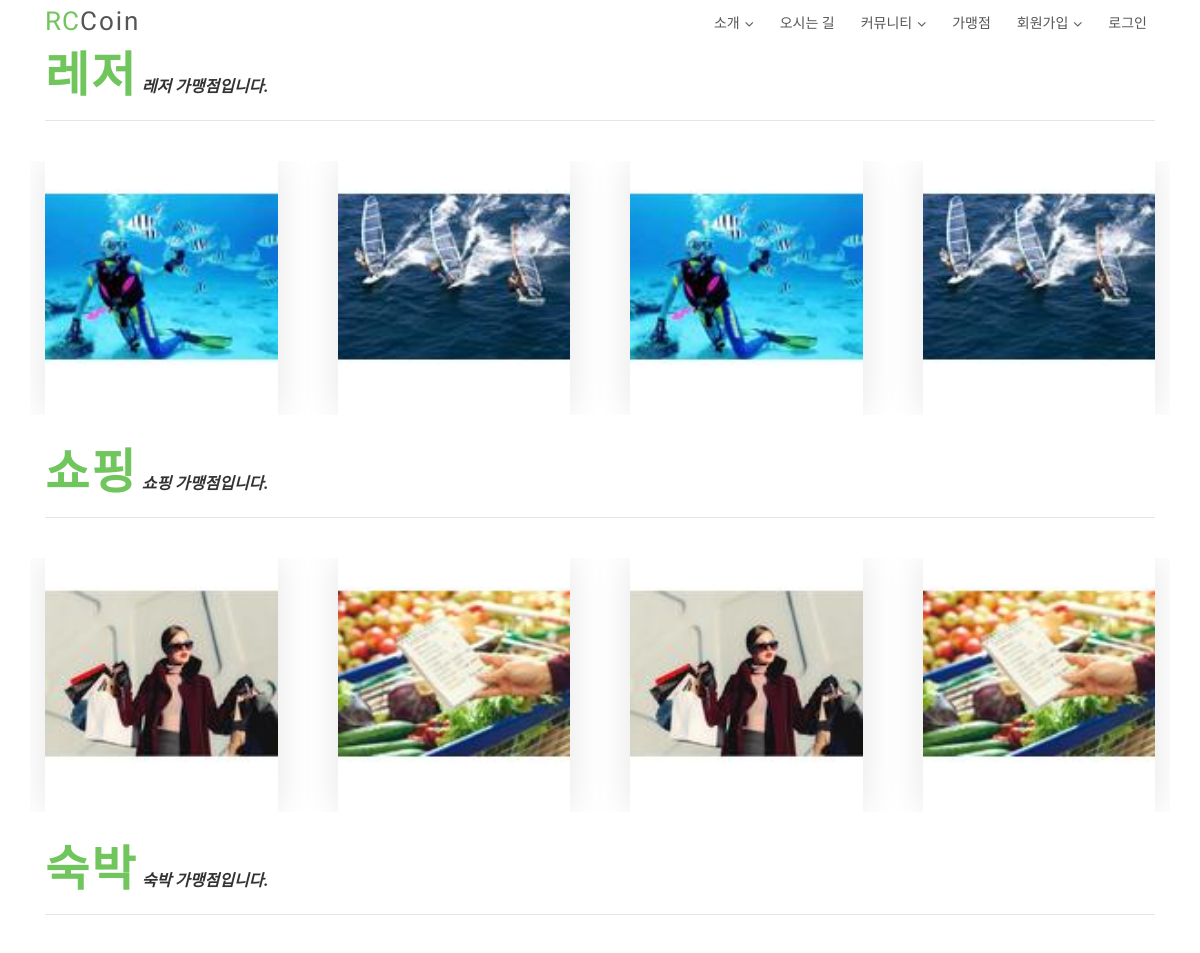
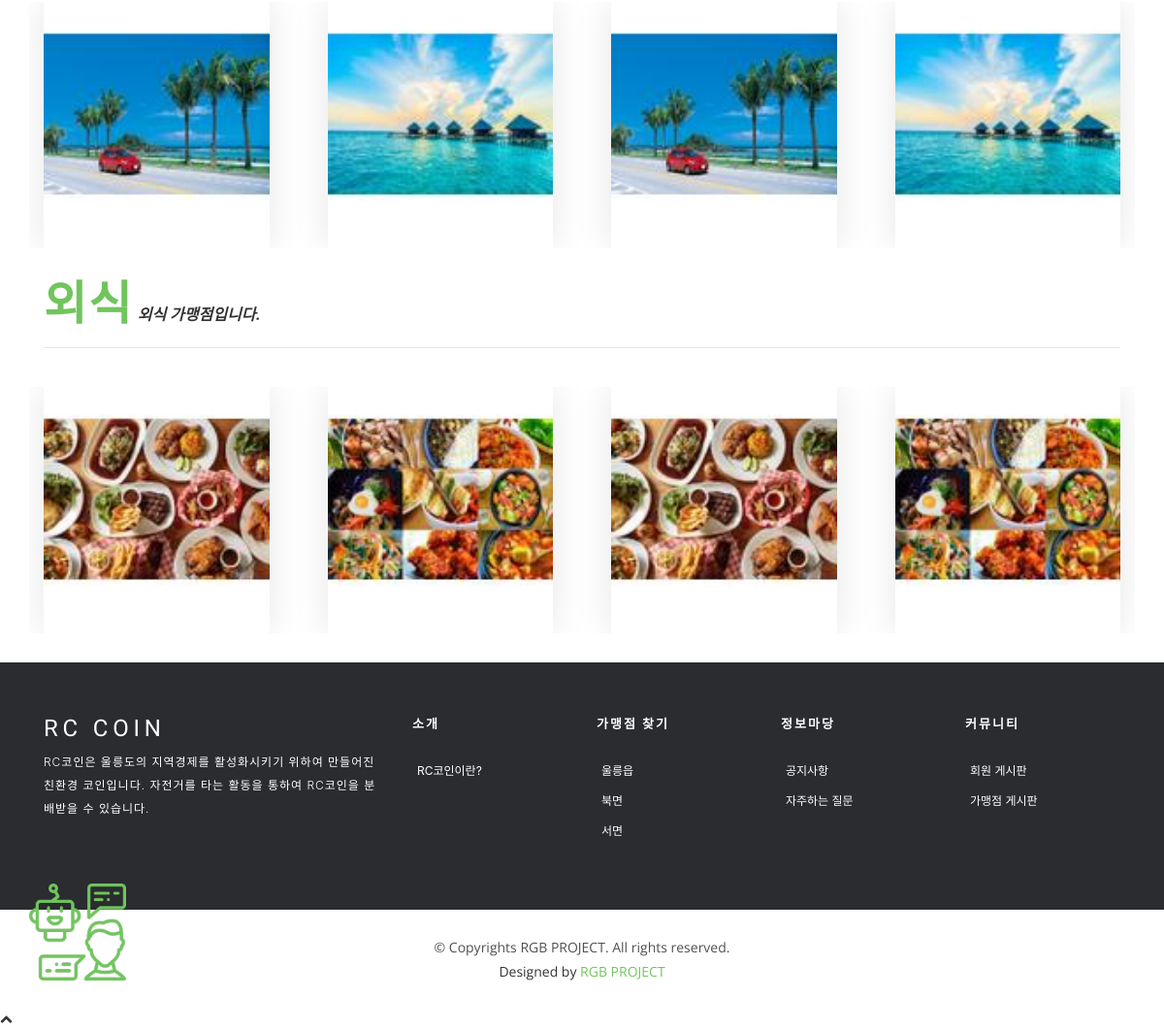
The app's page /photo/, older data (2 pictures, top to bottom).
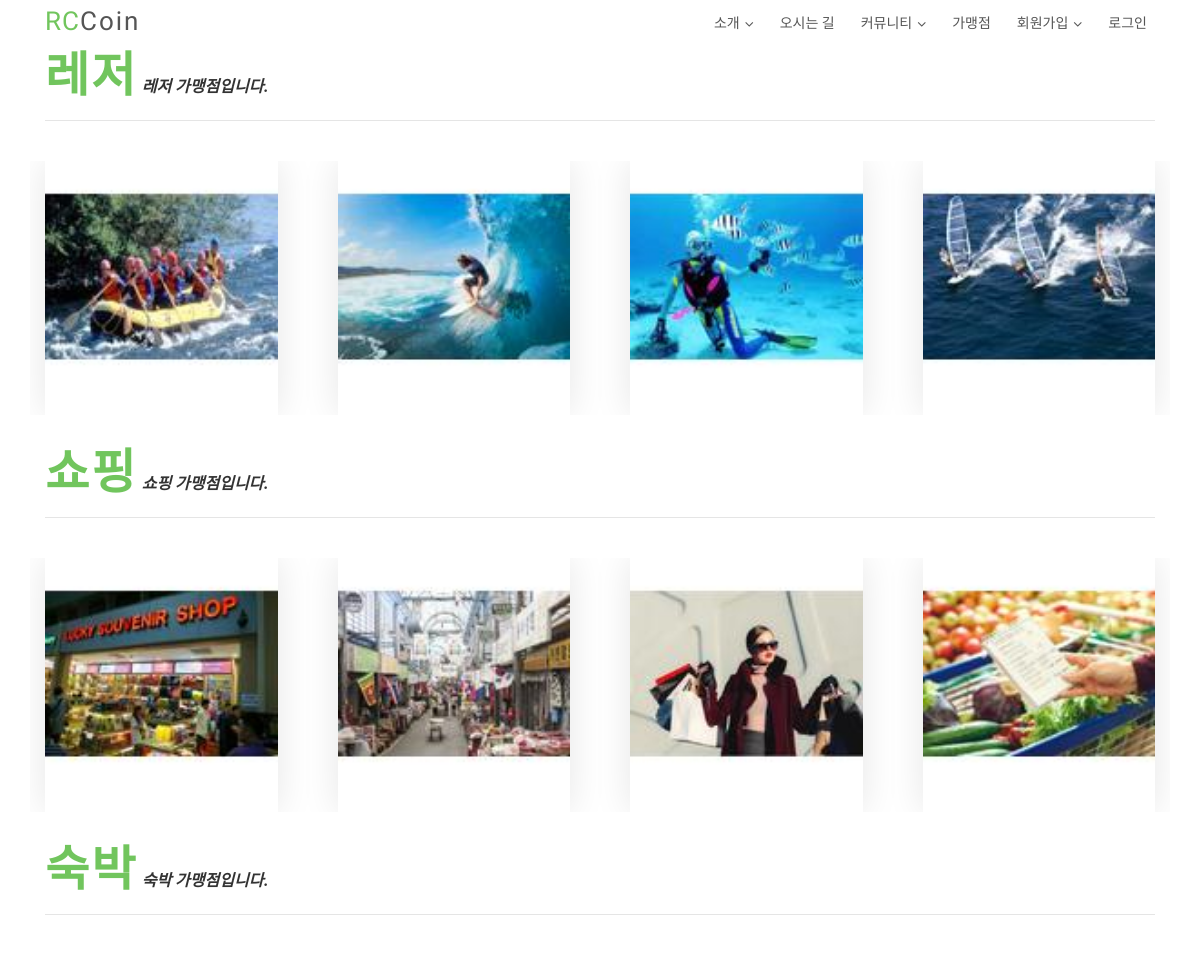
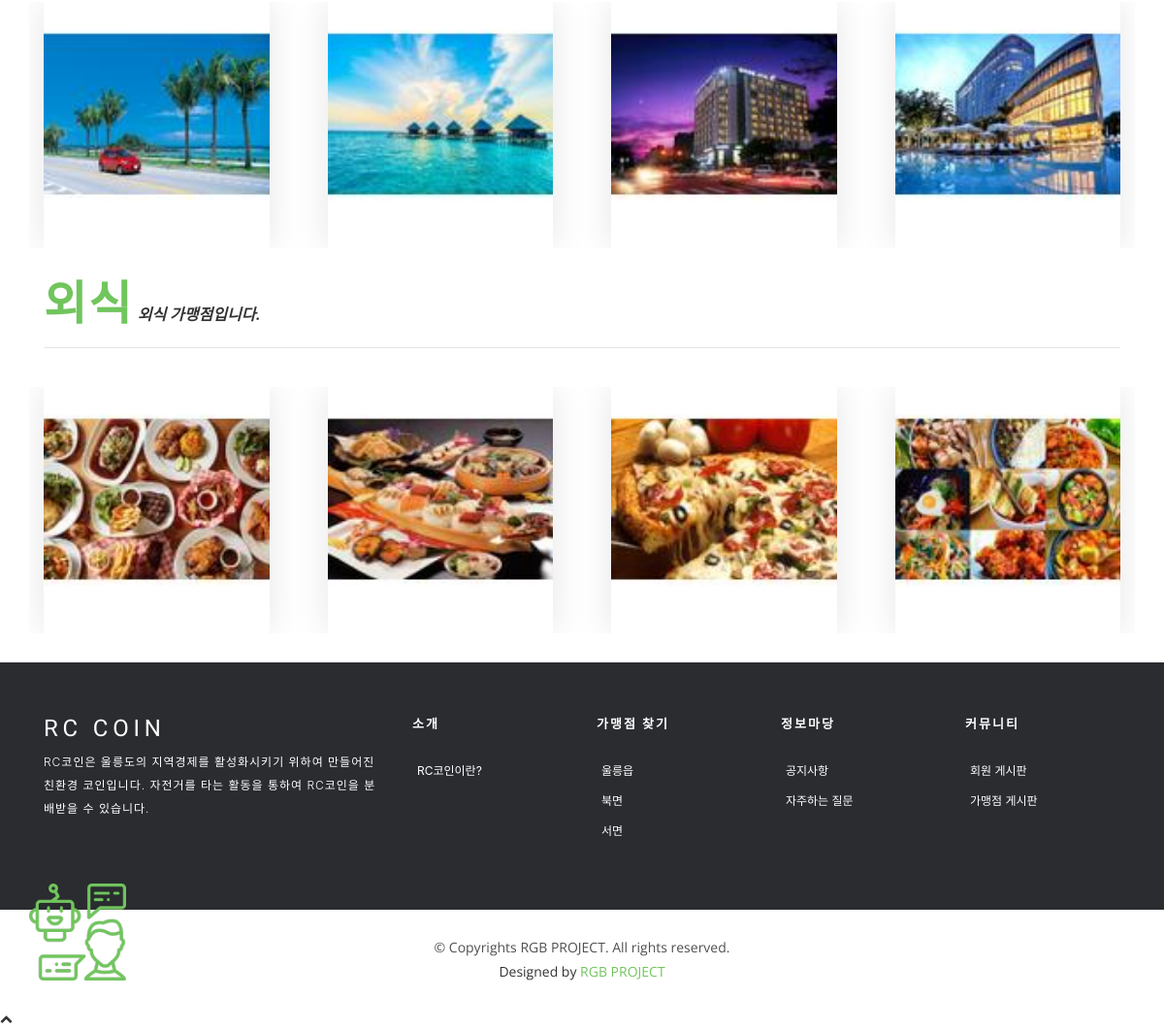
The same page, newer data (2 pictures, top to bottom).
### photo/models.py (models this page shows, shortened)
@python_2_unicode_compatible
class Album(models.Model):
    name = models.CharField(max_length=50)
    description = models.CharField('One Line Description', max_length=100, blank=True)
    class Meta:
        ordering = ['name']

@python_2_unicode_compatible
class Photo(models.Model):
    album = models.ForeignKey('Album', on_delete=models.CASCADE)
    title = models.CharField(max_length=50)
    image = ThumbnailImageField(upload_to='photo/%Y/%m')
    description = models.TextField('Photo Description', blank=True)
    upload_date = models.DateTimeField('Upload Date', auto_now_add=True)
    class Meta:
        ordering = ['title']
    def get_absolute_url(self):
        return reverse('photo:photo_detail', args=(self.id,))

### photo/views.py (the view)
class AlbumLV(ListView):
    model = Album

### photo/fields.py (called while the page is built)
def _add_thumb(s):
    parts = s.split(".")
    parts.insert(-1, "thumb")
    if parts[-1].lower() not in ['jpeg','jpg']:
        parts[-1]='jpg'
    return ".".join(parts)

    def _get_thumb_url(self):
        return _add_thumb(self.url)

### photo/templates/photo/album_list.html (shortened to what this page needs)
{% extends 'index_base.html' %}
{% load staticfiles %}
{% block content %}
{% block extrastyle %}{% static "photo/photo.css" %}{% endblock %}
<section id="team">
    <div class="container">
        <br>
        {% for item in object_list %}
        <div class="clear_float">
            <h2 id="a" style="display:inline"><a href="{% url 'photo:album_detail' item.id %}"> {{ item.name }}</a></h2>
            <b><i>{{ item.description }}</i></b>
        </div>
        <hr/>
        <div class="album-list">
            <div class="row">
                <div class = "owl-carousel owl-theme">
                    {% for photo in item.photo_set.all %}
                    <div class="col-md-12 col-md-12 col-lg-12">
                        <div class="team-block bottom">
                        <a href="{{ photo.get_absolute_url }}">
                        <img class="thumbnail" src="{{ photo.image.thumb_url }}" />
                        </a>
                        </div>
                    </div>
                    {% endfor %}
                </div>
            </div>
        </div>
        {% endfor %}
    </div>
</section>
{% endblock %}

### templates/index_base.html (shortened to what this page needs)
<!DOCTYPE html>
<html lang="ko">
<head>
  {% load staticfiles %}
  <link href='{% static "lib/bootstrap/css/bootstrap.css" %}' rel="stylesheet">
  <link href='{% static "lib/owlcarousel/assets/owl.carousel.min.css" %}' rel="stylesheet">
  <link href='{% static "lib/owlcarousel/assets/owl.theme.default.min.css" %}' rel="stylesheet">
  <link href='{% static "lib/font-awesome/css/font-awesome.min.css" %}' rel="stylesheet">
  <link href='{% static "lib/animate/animate.min.css" %}' rel="stylesheet">
  <link href='{% static "lib/modal-video/css/modal-video.min.css" %}' rel="stylesheet">
  <link href='{% static "css/style.css" %}' rel="stylesheet">
</head>
<body>
{% block header %}
  <header id="header" class="header header-hide">
    <div class="container">
      <div id="logo" class="pull-left">
        <h1><a href="{% url 'index' %}" class="scrollto"><span>RC</span>Coin</a></h1>
      </div>
      <nav id="nav-menu-container">
      <ul class="nav-menu">
        <li class="menu-has-children"><a href="{% url 'intro' %}">소개</a>
        </li>
        <li><a href="{% url 'map' %}">오시는 길</a>
        </li>
        <li class="menu-has-children"><a href="#community">커뮤니티</a>
        </li>
        <li><a href="{% url 'photo:index' %}">가맹점</a>
        </li>
        {% if user.is_active %}
          <li class="menu-has-children"><a href="#mypage">마이페이지</a>
            <ul>
              <li><a href="{% url 'member:myinfo' type=user.username %}">정보수정</a></li>
              <li><a href="{% url 'logout' %}">로그아웃</a></li>
            </ul>
          </li>
        {% else %}
          <li class="menu-has-children"><a href="#mypage">회원가입</a>
          </li>
          <li><a href="{% url 'login' %}">로그인</a></li>
        {% endif %}
      </ul>
      </nav>
    </div>
  </header>
  {% endblock header %}
  {% block content %} {% endblock content %}
  {% block footer %}
  <sector>
    <footer class="footer">
      <div class="container">
        <div class="row">
          <div class="col-md-12 col-lg-4">
            <div class="footer-logo">
              <a class="navbar-brand" href="#">RC COIN</a>
              <p>RC코인은 울릉도의 지역경제를 활성화시키기 위하여 만들어진 친환경 코인입니다. 자전거를 타는 활동을 통하여 RC코인을 분배받을 수 있습니다.</p>
            </div>
          </div>
          <div class="col-sm-6 col-md-3 col-lg-2">
            <div class="list-menu">
              <h4>소개</h4>
              <ul class="list-unstyled">
                <li><a href="#">RC코인이란?</a></li>
              </ul>
            </div>
          </div>
          <div class="col-sm-6 col-md-3 col-lg-2">
            <div class="list-menu">
              <h4>가맹점 찾기</h4>
              <ul class="list-unstyled">
                <li><a href="#">울릉읍</a></li>
                <li><a href="#">북면</a></li>
                <li><a href="#">서면</a></li>
              </ul>
            </div>
          </div>
          <div class="col-sm-6 col-md-3 col-lg-2">
            <div class="list-menu">
              <h4>정보마당</h4>
              <ul class="list-unstyled">
                <li><a href="#">공지사항</a></li>
                <li><a href="#">자주하는 질문</a></li>
              </ul>
            </div>
          </div>
          <div class="col-sm-6 col-md-3 col-lg-2">
            <div class="list-menu">
              <h4>커뮤니티</h4>
              <ul class="list-unstyled">
                <li><a href="#">회원 게시판</a></li>
                <li><a href="#">가맹점 게시판</a></li>
              </ul>
            </div>
          </div>
        </div>
      </div>
      <div class="copyrights">
        <div class="container">
          <p>&copy; Copyrights RGB PROJECT. All rights reserved.</p>
          <div class="credits">
            Designed by <a href="https://bootstrapmade.com/">RGB PROJECT</a>
          </div>
        </div>
      </div>
    </footer>
  </sector>
  {% endblock footer %}
  <a href="#" class="back-to-top"><i class="fa fa-chevron-up"></a>
<div id="chatbot">
         <a href='https://frogue.danbee.ai/?chatbot_id=aa1d2bbd-bc0a-4a6c-8801-817df75dc1e9&user_id=사용자아이디'target="_blank">
           <img src="{% static 'img/chat.png' %}" alt="img" style="max-width: 100%; height: auto;"></a>
</div>
</body>
</html>

### static/css/style.css (style rules this page uses)
body { background-color: #fff; color: #333; }
h1, h2, h3, h4, h5, h6 { margin: 0; }
h2 { color: #000; font-weight: 600; }
a { letter-spacing: 2px; text-decoration: none; }
ul { letter-spacing: 1px; }
li { color: #626262; font-size: 13px; font-weight: 400; letter-spacing: 2px; line-height: 30px; text-transform: capitalize; }
p { color: #505050; font-size: 14px; font-weight: 300; letter-spacing: 0.5px; line-height: 2; margin-bottom: 20px; }
span { letter-spacing: 1px; }
.fa { font-size: 13px; }
.back-to-top { position: fixed; display: none; background: #71c55d; line-height: 1; color: #fff; padding: 7px 12px 13px 12px; font-size: 16px; border-radius: 2px; right: 15px; bottom: 15px; transition: background 0.5s; }
#header { background: #fff; position: fixed; left: 0; top: 0; right: 0; height: 48px; z-index: 3; transition: all 0.5s ease; }
#header #logo { padding: 6px 0 0 0; }
#header #logo h1 { color: #505050; font-family: "Philosopher", sans-serif; font-size: 26px; font-weight: 500; letter-spacing: 1px; margin: 0; }
#header #logo h1 a { color: #555; line-height: 1; display: inline-block; text-decoration: none; }
#header #logo h1 a span { color: #71c55d; }
.nav-menu, .nav-menu * { margin: 0; padding: 0; list-style: none; }
.nav-menu li { position: relative; white-space: nowrap; }
.nav-menu > li { float: left; }
.sf-arrows .sf-with-ul { padding-right: 22px; }
.sf-arrows .sf-with-ul:after { content: "\f107"; position: absolute; right: 8px; margin-top: 1px; font-family: FontAwesome; font-style: normal; font-weight: normal; }
#nav-menu-container { float: right; margin: 0 0 0 0; }
.nav-menu a { padding: 8px 8px; text-decoration: none; display: inline-block; color: #555; font-family: "Roboto", sans-serif; font-weight: 400; font-size: 14px; outline: none; letter-spacing: 0; transition: 0.3s; }
.nav-menu > li { margin-left: 10px; }
#mobile-nav { position: fixed; top: 0; padding-top: 18px; bottom: 0; z-index: 998; background: rgba(52, 59, 64, 0.9); left: -260px; width: 260px; overflow-y: auto; transition: 0.4s; }
#mobile-nav ul { padding: 0; margin: 0; list-style: none; }
#mobile-nav ul li { position: relative; }
#mobile-nav ul li a { color: #fff; font-size: 14px; overflow: hidden; padding: 6px 22px 6px 15px; position: relative; text-decoration: none; width: 100%; display: block; outline: none; letter-spacing: 0; }
.owl-item img { cursor: pointer; }
#team h2 { margin: 0 0 10px 0; font-size: 48px; font-weight: 700; line-height: 56px; font-family: "Philosopher", sans-serif; color: #71c55d; }
#team .team-block { box-shadow: 0 0 35px rgba(0, 0, 0, 0.1); height: 254px; overflow: hidden; position: relative; width: 100%; }
#team .team-block img { width: 100%; }
#team .container .clear_float h2 > a { margin: 0 0 10px 0; font-size: 48px; font-weight: 700; line-height: 56px; font-family: "Philosopher", sans-serif; color: #71c55d; }
.footer { background: #2a2c30; padding-top: 50px; }
.footer .footer-logo .navbar-brand { color: #fff; display: inline-block; float: none; font-family: "Philosopher", sans-serif; font-size: 24px; font-weight: 500; height: 100%; letter-spacing: 0.2em; padding-left: 0; padding-top: 0; }
.footer .footer-logo p { color: #fff; font-size: 12px; letter-spacing: 1px; }
.footer .list-menu > h4 { color: #fff; padding-bottom: 20px; }
.footer .list-menu ul li a { color: #fff; font-size: 12px; padding-left: 5px; text-decoration: none; letter-spacing: 0; }
.footer .copyrights { background: #fff; margin-top: 50px; text-align: center; padding: 25px; }
.footer .copyrights p, .footer .copyrights .credits { margin: 0; padding: 0; font-family: "Open Sans", sans-serif; font-weight: normal; font-size: 14px; letter-spacing: 0; }
.footer .copyrights p a, .footer .copyrights .credits a { letter-spacing: 0; color: #71c55d; }
#chatbot { position:fixed; left:30px; bottom:0px; height:150px; max-width: 100px; background:transparent; color: white; }

Row changes from the older to the newer data that the page shows:
added Photo: shows a picture, shown under Album "레저"
added Photo: shows a picture, shown under Album "레저"
added Photo: shows a picture, shown under Album "쇼핑"
added Photo: shows a picture, shown under Album "쇼핑"
added Photo: shows a picture, shown under Album "숙박"
added Photo: shows a picture, shown under Album "숙박"
added Photo: shows a picture, shown under Album "외식"
added Photo: shows a picture, shown under Album "외식"
